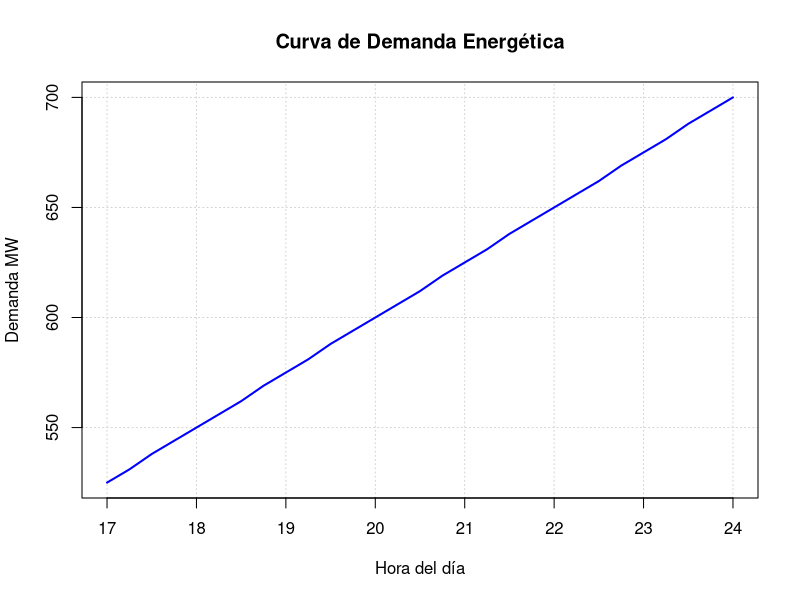
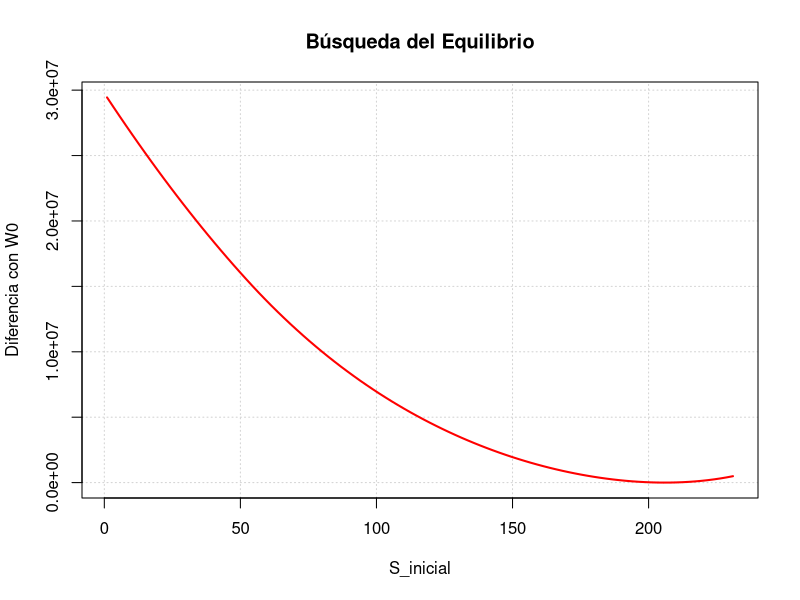
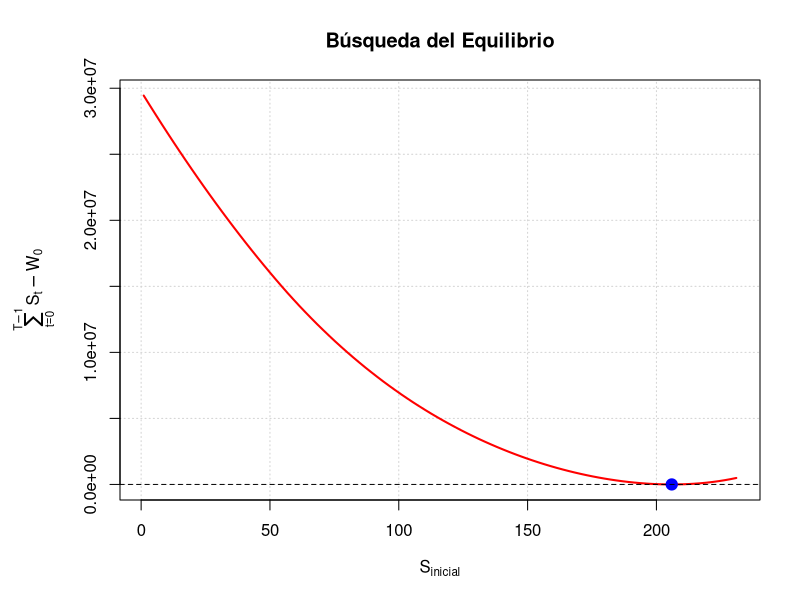
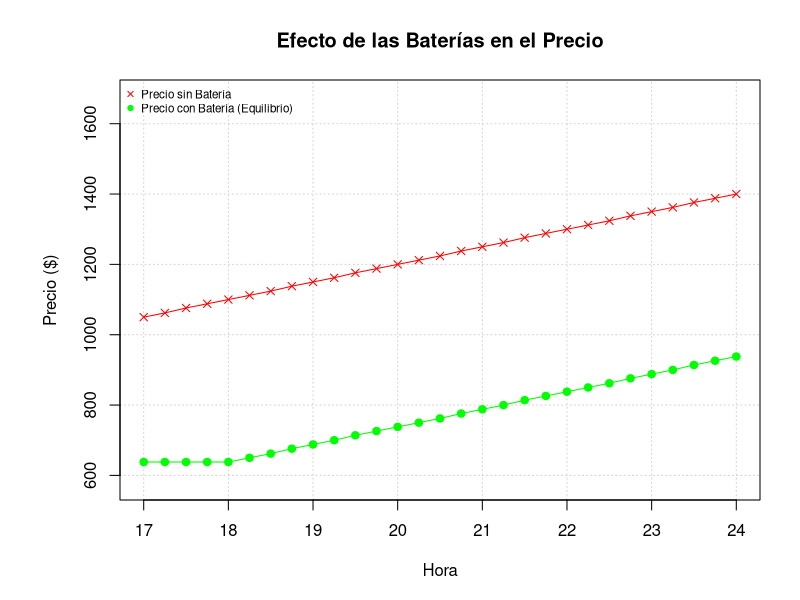
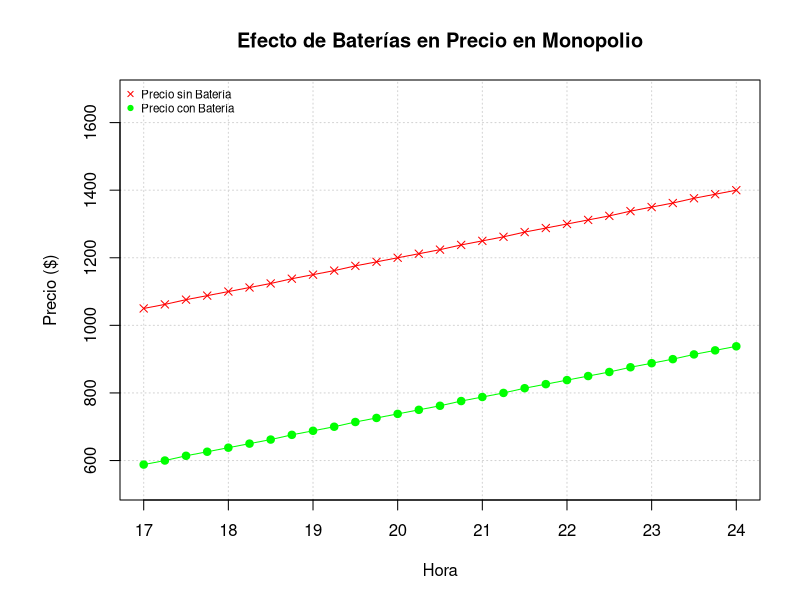
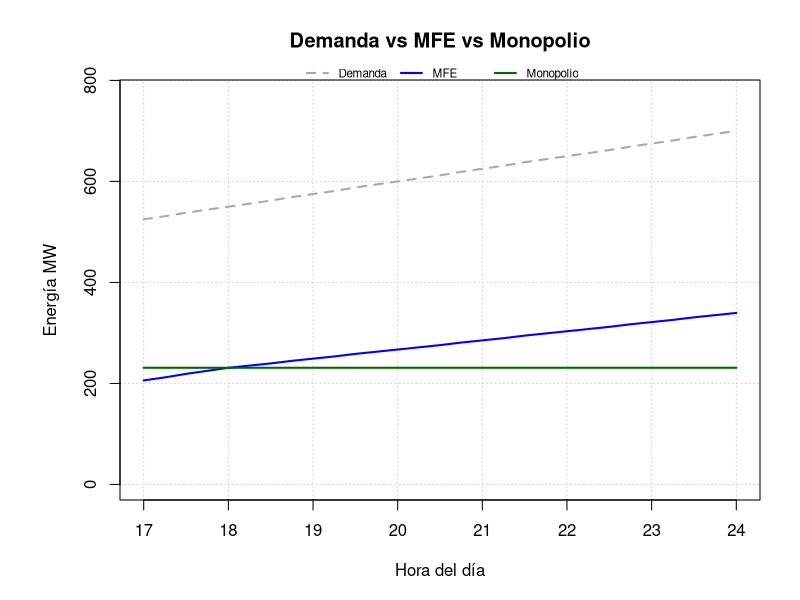
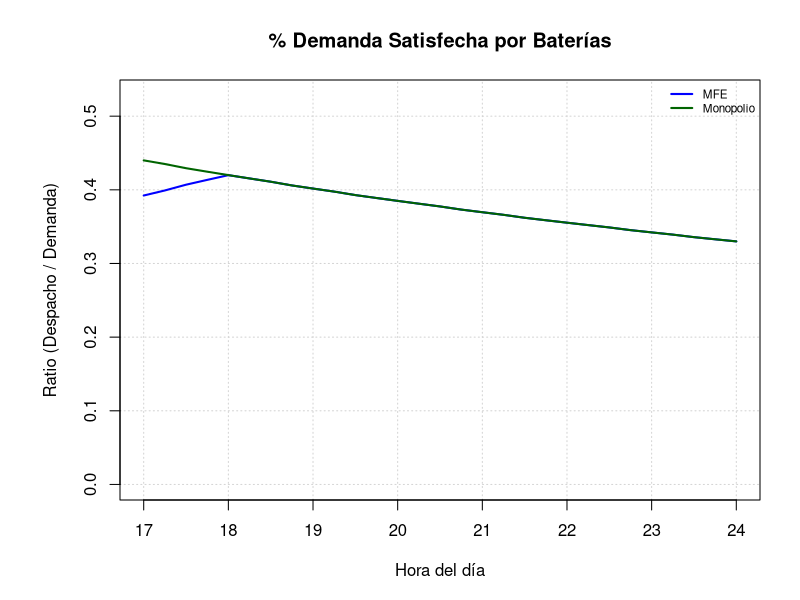

Generate these figures, in order, with R:
#María Belén Bilbao Pavón
#TFG - Mercado de Baterías: Simulación del Equilibrio
#Descentralizado y Comparación con el Monopolio.
#Evaluación de estructuras de mercado en un Problema de coordinación.


# PARTE 1 - PROBLEMA MEANFIELD - BÚSQUEDA DE EQUILIBRIO DESCENTRALIZADO

# 1. Definición de la demanda

gridd = seq(17, 24, by = 0.25)
a=0 
b=25
c=100
tim=length(gridd)

demanda=function(tim,a,b,c){
  y= a*tim^2 + b*tim + c
  resultado = round(pmax(0, y)) #la demanda no puede ser negativa
  return(resultado)
}


valores_demanda=demanda(gridd,a,b,c)
demanda(gridd,a,b,c)

# Datos reales
#valores_demanda=c(24807, 25597, 26206, 26692, 27375, 28200, 28835, 29593, 30139,30745, 31277, 31806, 32004, 32461, 32575, 32947, 33186, 33425, 33783, 33922, 34319, 34364, 34531, 34643, 34778, 34848, 34918,35002, 35077)
# baterias=c(-469,448,1878,5395,8421,9103,11253,11648,11568,11076,10486,9730,8934,8194, 7814, 7018, 6549, 6589, 5944, 4964, 4517, 3659, 2807, 2235, 1719, 1428, 978, 560, 184)

# Gráfica de la demanda
plot(gridd, valores_demanda, type="l",col = "blue", lwd = 2,
     main = "Curva de Demanda Energética",
     xlab = "Hora del día", 
     ylab = "Demanda MW",
     panel.first = grid())

#2. Cáculo de la capacidad de cable L
max_demanda    = max(valores_demanda)
L = max_demanda * 0.33

#3. Definición de Phi - Coste Marginal del Gas

a1=0
a2=2 
#a2=7.81 #Dato real obtenido por regresión
a3=0
phi=function(tim,a1,a2,a3){
  y= a1*tim^2 + a2*tim + a3
  resultado = pmax(0, y)
  return(resultado)
}


#4.Algoritmo: dado S0, phi, D, L y w0 calcula el equilibrio
s_inicial = 500 

w_0=0.45*sum(valores_demanda) 
#w_0=374164.2 #Variación posterior

objetivo_equilibrio = function(s_inicial) {
  # 1. Cálculo de K
  D0 = valores_demanda[1]
  if (s_inicial <= L) {
    K = phi(D0 - s_inicial, a1, a2, a3)
  } else {
    K = (L / s_inicial) * phi(D0 - L, a1, a2, a3)
  }
  
  K = max(1e-6, K)
  
  # 2. Calculo del vector s
  s = numeric(length(valores_demanda))
  for (t in 1:length(valores_demanda)) {
    Dt = valores_demanda[t]
    st_l = Dt - (K - a3) / a2
    
    if (st_l <= L) {
      s[t] = st_l
    } else {
      
      s[t] = (L / K) * phi(Dt-L,a1,a2,a3)
    }
  }
  s = pmax(1e-6, s)
  
  # 3. Devolvemos la diferencia al cuadrado 
  return((sum(s) - w_0)^2)
}

objetivo_equilibrio(s_inicial)


# OPTIMIZACIÓN: Búsqueda de s_inicial en el intervalo [0, w_0] que minimice la funcion
#anterior

optimizacion = optimize(f = objetivo_equilibrio, interval = c(0, w_0))
s_optimo = optimizacion$minimum

#Hallamos la funcion con el valor óptimo para verificar si hay equilibrio
D0 = valores_demanda[1]
if (s_optimo <= L) {
  K = phi(D0 - s_optimo, a1, a2, a3)
} else {
  K = (L / s_optimo) * phi(D0 - L, a1, a2, a3)
}
K = max(1e-6, K)
stim = numeric(length(valores_demanda))
stim[1] = s_optimo

for (t in 2:length(valores_demanda)) {
  Dt = valores_demanda[t]
  st_l = Dt - (K - a3) / a2
  
  if (st_l <= L) {
    stim[t] = st_l
  } else {
    
    stim[t] = (L / K) * phi(Dt-L,a1,a2,a3)
  }
}
stim = pmax(1e-6, stim)
stim

# Verificación
print(paste("S_optimo de equilibrio:", s_optimo))

print(paste("Suma de descargas:", sum(stim)))

print(paste("Diferencia con W0:", sum(stim) - w_0))



#5. Calculo de los sigmas


w = numeric(length(valores_demanda)) 
sigma=numeric(length(valores_demanda))
w[1]=w_0

for(i in 1:tim){
  w[i+1]=pmax(w[i]- stim[i],1e-6)
  
}

for (b in 1:tim){
  if(w[b] > 1e-3){
    sigma[b] = stim[b] / w[b]
  } else {
    sigma[b] = 0 # Si no hay stock, la propensión es 0
  }
}

w 
stim 
sigma


#6. Visualización de la diferencia de sum(stim) y W_0 en función de S_0


s_prueba = seq(1, L, length.out = 100)
errores = numeric(length(s_prueba))

for(i in 1:length(s_prueba)) {
  errores[i] = objetivo_equilibrio(s_prueba[i]) 
}

# Generamos la gráfica
plot(s_prueba, errores, type="l", col="red", lwd=2,
     main="Búsqueda del Equilibrio",
     xlab="S_inicial",
     ylab="Diferencia con W0",
     panel.first = grid())


par(mar=c(5, 6, 4, 2)) 

plot(s_prueba, errores, type="l", col="red", lwd=2,
     main="Búsqueda del Equilibrio",
     xlab=expression(S[inicial]), 
     ylab=expression(sum(S[t], t==0, T-1) - W[0]),
     panel.first = grid())

# Añadimos un punto con el s_optimo encontrado
points(s_optimo, sqrt(objetivo_equilibrio(s_optimo)), col="blue", pch=19, cex=1.5)
abline(h=0, lty=2, col="black") 


# 7. Cálculo de cantidades, precios y Gasto Total
x = pmin(L, stim)   # Cantidad real que pasa por el cable
precios = numeric(tim)
gasto_t = numeric(tim)

for (t in 1:tim) {
  # El precio depende de la demanda neta (Demanda - lo que aporta la batería)
  precios[t] = phi(valores_demanda[t] - x[t], a1, a2, a3)
  gasto_t[t] = precios[t] * x[t]
}

#Gasto Total
total_mercado = sum(gasto_t)
print(paste("Gasto total del mercado:", total_mercado))

#8. Ahorro
#8.1 Ahorro del consumidor

precio_sin_bateria = numeric(tim)
for (t in 1:tim) {
  precio_sin_bateria[t] = phi(valores_demanda[t], a1, a2, a3)
}

# 8.2 El precio  con baterías (precios)

ahorro_periodo = (precio_sin_bateria - precios) * valores_demanda

# 8.3.Ahorro Total
excedente_total = sum(ahorro_periodo)

print(paste("Ahorro del Consumidor:", round(excedente_total, 2)))


#8.4. Gráfica para comparar precios con y sin baterías
y_max = max(precio_sin_bateria) * 1.2 
y_min = min(precios) * 0.9

plot(gridd, precio_sin_bateria, type="o", col="red", pch=4,
     ylim=c(y_min, y_max), 
     main="Efecto de las Baterías en el Precio",
     xlab="Hora", ylab="Precio ($)", panel.first = grid())

lines(gridd, precios, type="o", col="green", pch=19)

legend("topleft", 
       legend=c("Precio sin Batería", "Precio con Batería (Equilibrio)"),
       col=c("red", "green"), 
       pch=c(4, 19), 
       cex=0.7, 
       bty="n")

excedente_MFG = excedente_total


# PARTE 2 - MONOPOLIO Y COMPARACIÓN
#9. Monopolio
precio_sin_bateria = phi(valores_demanda, a1 = 0, a2, a3)
evaluar_K_monopolio = function(K_propuesto) {
  if(K_propuesto < 0) return(1e10)
  s_m = numeric(tim)
  reserva = w_0
  for (t in 1:tim) {
    st_opt = (a2 * valores_demanda[t] + a3 - K_propuesto) / (2 * a2)
    s_m[t] = pmax(0, pmin(L, st_opt, reserva))
    reserva = reserva - s_m[t]
  }
  precios_m = phi(valores_demanda - s_m, a1, a2, a3)
  beneficio = sum(s_m * precios_m)
  return(-beneficio) 
}

opt_K = optimize(f = evaluar_K_monopolio, interval = c(0, max(precio_sin_bateria)))
K_optimo = opt_K$minimum

s_monopolio = numeric(tim)
res = w_0
for (t in 1:tim) {
  st = (a2 * valores_demanda[t] + a3 - K_optimo) / (2 * a2)
  s_monopolio[t] = pmax(0, pmin(L, st, res))
  res = res - s_monopolio[t]
}

print(paste("Ingreso Marginal óptimo encontrado (K):", round(K_optimo, 2)))
print(paste("Suma despachada:", sum(s_monopolio)))
s_monopolio



# 10. Cálculo de cantidades, precios y gasto total
x = pmin(L, s_monopolio)            # Cantidad real que pasa por el cable
precios = numeric(tim)
gasto_t = numeric(tim)

for (t in 1:tim) {
  # El precio depende de la demanda neta (Demanda - lo que aporta la batería)
  precios[t] = phi(valores_demanda[t] - x[t], a1, a2, a3)
  gasto_t[t] = precios[t] * x[t]
}

#Gasto Total
total_mercado = sum(gasto_t)
print(paste("Gasto total del mercado en Monopolio:", total_mercado))

#11. Cuantificación del Ahorro
#11.1 Ahorro del consumidor 

precio_sin_bateria = numeric(tim)
for (t in 1:tim) {
  precio_sin_bateria[t] = phi(valores_demanda[t], a1, a2, a3)
}

# 11.2 El precio  con baterías (precios)

ahorro_periodo = (precio_sin_bateria - precios) * valores_demanda

#11.3. Ahorro Total
excedente_total = sum(ahorro_periodo)

print(paste("Ahorro del Consumidor en Monopolio:", round(excedente_total, 2)))
excedente_MON = excedente_total

#11.4. Gráfica para comparar precios con y sin baterías 
y_max = max(precio_sin_bateria) * 1.2 
y_min = min(precios) * 0.9

plot(gridd, precio_sin_bateria, type="o", col="red", pch=4,
     ylim=c(y_min, y_max), 
     main="Efecto de Baterías en Precio en Monopolio",
     xlab="Hora", ylab="Precio ($)", panel.first = grid())

lines(gridd, precios, type="o", col="green", pch=19)

legend("topleft", 
       legend=c("Precio sin Batería", "Precio con Batería"),
       col=c("red", "green"), 
       pch=c(4, 19), 
       cex=0.7, 
       bty="n")


print(paste("Ahorro Consumidor (MEAN FIELD):", round(excedente_MFG, 2)))
print(paste("Ahorro Consumidor (MONOPOLIO):", round(excedente_MON, 2)))

#12.1 Gráfico de Comparación Global de D_t S_MFE Y S_MON


plot(gridd, valores_demanda, type="l", col="darkgrey", lwd=2, lty=2,
     main = "Demanda vs MFE vs Monopolio",
     xlab = "Hora del día", 
     ylab = "Energía MW",
     ylim = c(0, max(valores_demanda, stim, s_monopolio) * 1.1), 
     panel.first = grid())
lines(gridd, stim, col = "blue", lwd = 2)
lines(gridd, s_monopolio, col = "darkgreen", lwd = 2)
legend("top",                           # La ponemos arriba al centro
       legend = c("Demanda", "MFE", "Monopolio"), 
       col = c("darkgrey", "blue", "darkgreen"), 
       lwd = 2, 
       lty = c(2, 1, 1), 
       horiz = TRUE,                    
       bty = "n",                       
       cex = 0.7,                       
       inset = c(0, -0.05),             
       xpd = TRUE)

#12.2 Porcentaje de la Demanda Satisfecha
stim_truncado <- pmin(stim, L)
porcentaje_demanda_mfe = stim_truncado/valores_demanda
porcentaje_demanda_monopolio=s_monopolio/valores_demanda

plot(gridd, porcentaje_demanda_mfe, type = "l", col = "blue", lwd = 2,
     main = "% Demanda Satisfecha por Baterías",
     xlab = "Hora del día", 
     ylab = "Ratio (Despacho / Demanda)",
     ylim = c(0, max(porcentaje_demanda_mfe, porcentaje_demanda_monopolio) * 1.2),
     panel.first = grid())


lines(gridd, porcentaje_demanda_monopolio, col = "darkgreen", lwd = 2)

legend("topright", 
       legend = c("MFE", "Monopolio"),
       col = c("blue", "darkgreen"), 
       lwd = 2, 
       bty = "n",
       cex = 0.7) 

#13. Tamaño del error
error_absoluto = sum(stim) - w_0
error_relativo = (abs(error_absoluto) / w_0) * 100

cat("Error  absoluto:", error_absoluto, "\n")
cat("Error relativo sobre W0:", round(error_relativo, 6), "%\n")

#14.Comprobación Dispatch vs Cantidad almacenada por periodo
# Si el total despachado es mayor que el total disponible,
#¿en qué período se está generando el desajuste?

stock_inicial_periodo = numeric(tim)
stock_inicial_periodo[1] = w_0  

for (t in 2:tim) {
  stock_inicial_periodo[t] = stock_inicial_periodo[t-1] - stim[t-1]
}


tabla_comprobacion = data.frame(
  Hora = gridd,
  Stock_Disponible = round(stock_inicial_periodo, 4),
  Despacho_Propuesto = round(stim, 4),
  Diferencia = round(stock_inicial_periodo - stim, 4)
)

desajustes = which(tabla_comprobacion$Diferencia < -1e-7)


print(tabla_comprobacion)

if (length(desajustes) > 0) {
  cat("\n¡ATENCIÓN! Se ha detectado desajuste en los siguientes periodos:\n")
  print(tabla_comprobacion[desajustes, ])
} else {
  cat("\nResultado: No hay desajustes. En todos los periodos, el despacho es <= al stock disponible.\n")
}
